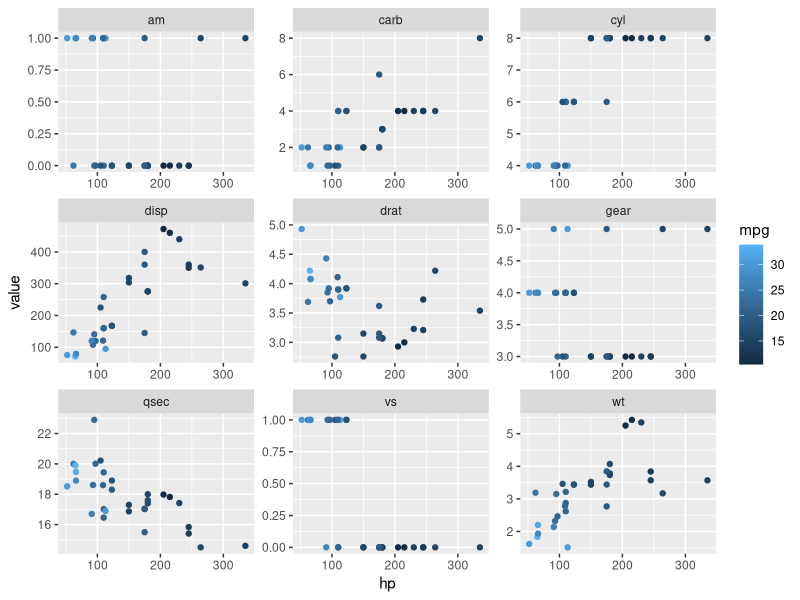
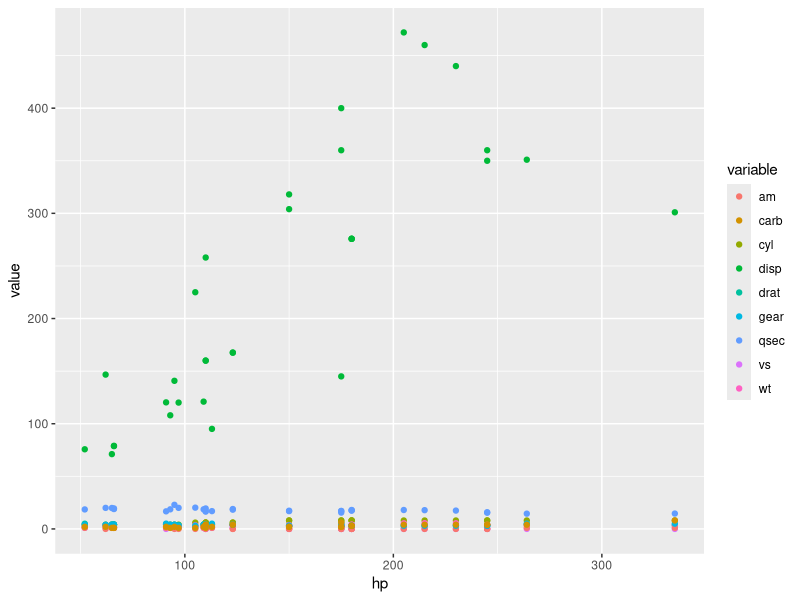

Reproduce these figures in R, in order.
# R coffee and coding: Data manipulation tutorial

# Load the packages tidyr
library(tidyr)

# Look at prebuilt in dataset mtcars
mtcars

# Add row called car, with the name of the car as the row names will dissapear when we start manipulating dataset
mtcars$car=rownames(mtcars)

# now we convert this wide data set into long using gather() in tidyr
mtcars.long=gather(mtcars,variable,value,mpg:carb)
mtcars.long

# We can also use a -variable to keep that variable wide
mtcars.long=gather(mtcars,variable,value,mpg:carb,-hp,-mpg)
mtcars.long

library(ggplot2)
ggplot(mtcars.long,aes(x=hp,y=value,color=mpg))+geom_point()+facet_wrap(~variable,scales = "free")
ggplot(mtcars.long,aes(x=hp,y=value,color=variable))+geom_point()

# We can convert this from long to wide using
mtcars.wide=spread(mtcars.long,variable,value)
mtcars.wide


# create summary tables
table1=subset(mtcars,select=c("gear","cyl"))
table1
table(table1)

# Other type of summary
summary(table1)


